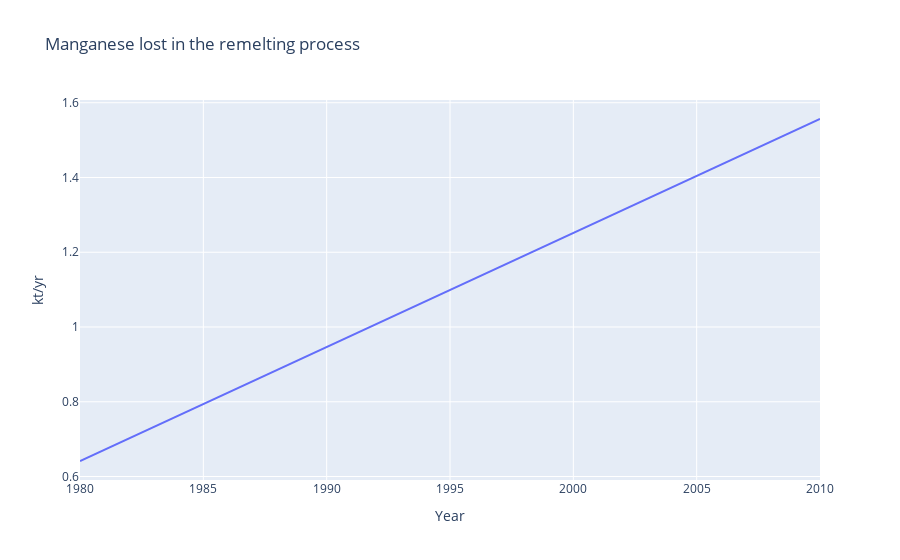

The notebook cell this image was saved under:
### Markdown cell above
**How much manganese is lost in the remelting process assuming that all available scrap is remelted?**

### Code cell
flow_remelting_to_slag = mfa_example.flows['remelting => slag piles']

fig = px.line(
    x=flow_remelting_to_slag.dims['t'].items,
    y=flow_remelting_to_slag['Mn'].values,
    title='Manganese lost in the remelting process',
    labels={'x': 'Year', 'y': 'kt/yr'},
)
fig.show()

### Figure 1 — Plotly figure (JSON) as saved in the notebook; plotly's stock layout.template omitted (floating-point values rounded to 4 significant figures)
{"data": [{"hovertemplate": "Year=%{x}<br>kt/yr=%{y}<extra></extra>", "legendgroup": "", "line": {"color": "#636efa", "dash": "solid"}, "marker": {"symbol": "circle"}, "mode": "lines", "name": "", "orientation": "v", "showlegend": false, "type": "scatter", "x": [1980, 1981, 1982, 1983, 1984, 1985, 1986, 1987, 1988, 1989, 1990, 1991, 1992, 1993, 1994, 1995, 1996, 1997, 1998, 1999, 2000, 2001, 2002, 2003, 2004, 2005, 2006, 2007, 2008, 2009, 2010], "xaxis": "x", "y": [0.6415, 0.672, 0.7025, 0.733, 0.7635, 0.794, 0.8245, 0.855, 0.8855, 0.916, 0.9465, 0.977, 1.008, 1.038, 1.069, 1.099, 1.13, 1.16, 1.191, 1.221, 1.252, 1.282, 1.312, 1.343, 1.373, 1.404, 1.435, 1.465, 1.496, 1.526, 1.557], "yaxis": "y"}], "layout": {"legend": {"tracegroupgap": 0}, "title": {"text": "Manganese lost in the remelting process"}, "xaxis": {"anchor": "y", "domain": [0, 1], "title": {"text": "Year"}}, "yaxis": {"anchor": "x", "domain": [0, 1], "title": {"text": "kt/yr"}}}}
